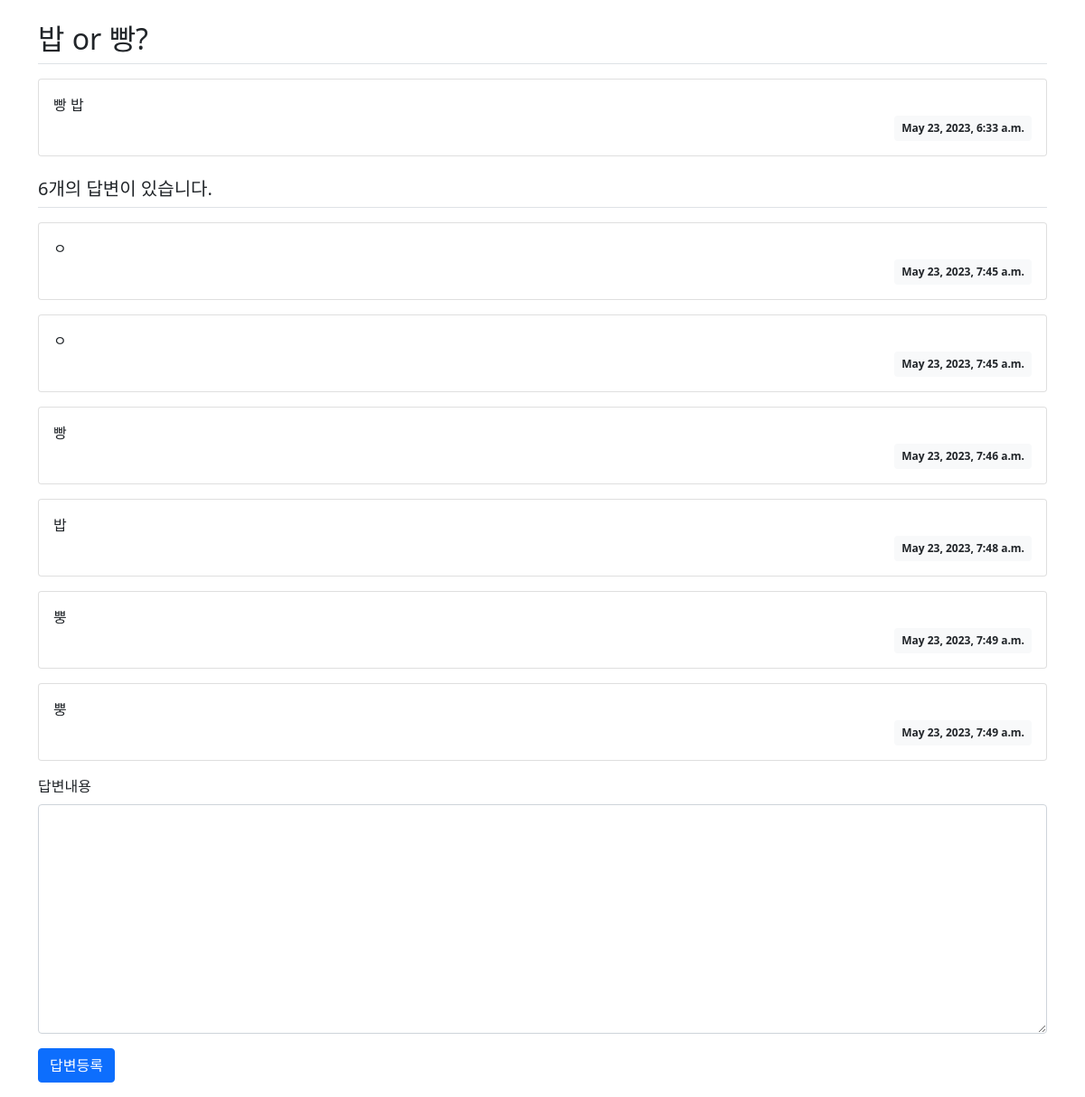
The app's page /1/, older data.
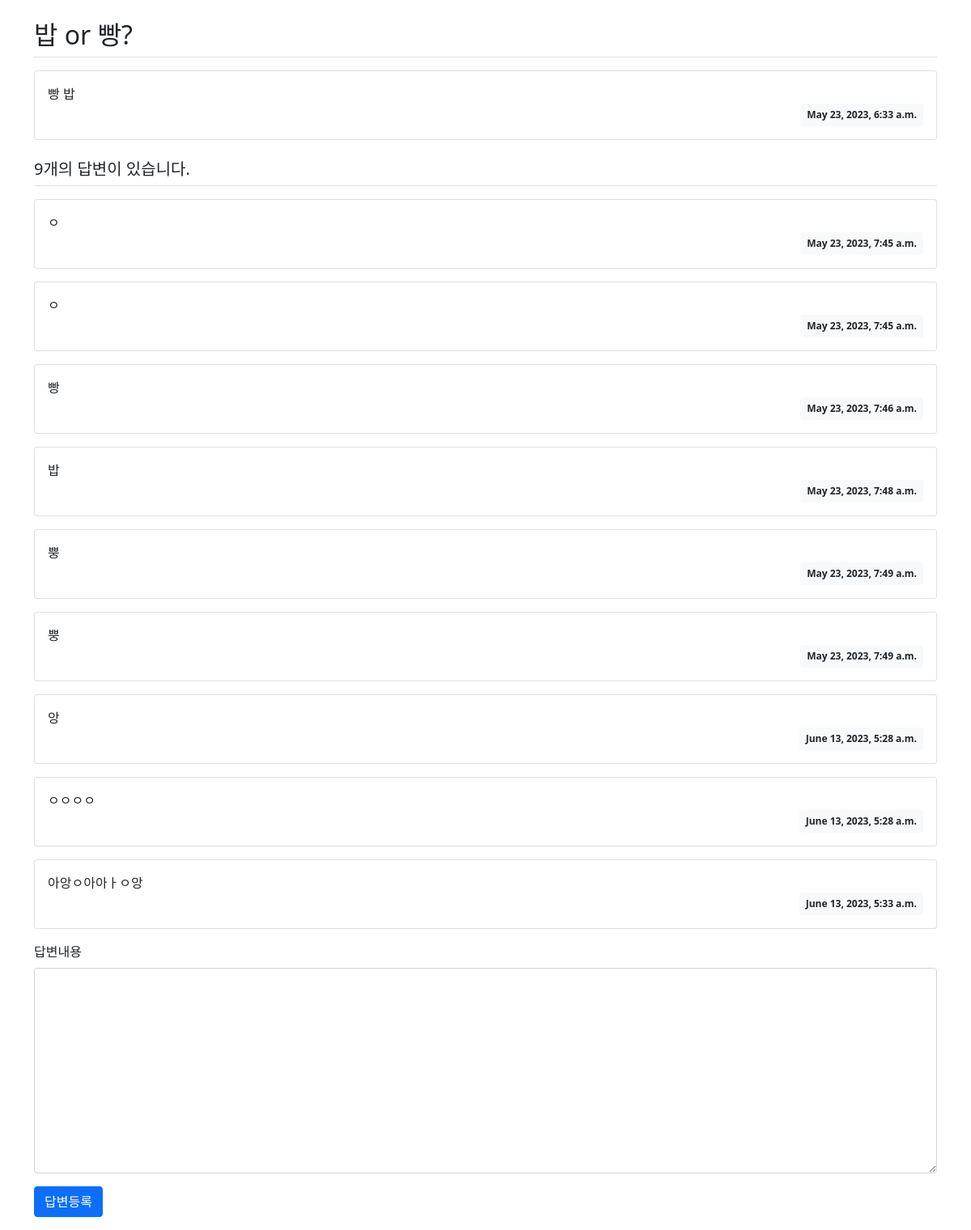
The same page, newer data.
### pybo/models.py (models this page shows)
class Question(models.Model):
    subject = models.CharField(max_length=200)
    content = models.TextField()
    create_date = models.DateTimeField()

class Answer(models.Model):
    question = models.ForeignKey(Question, on_delete=models.CASCADE)
    content = models.TextField()
    create_date = models.DateTimeField()

### pybo/views.py (the view)
# urls.py: path('<int:question_id>/', views.detail, name='detail'),
def detail(request, question_id):
    question = Question.objects.get(id=question_id)
    context = {'question': question}
    return render(request, 'pybo/question_detail.html', context)

### templates/pybo/question_detail.html (shortened to what this page needs)
{% extends 'base.html' %}
{% block content %}
<div class="container my-3">
    <h2 class="border-bottom py-2">{{ question.subject }}</h2>
    <div class="card my-3">
        <div class="card-body">
            <div class="card-text" style="white-space: pre-line;">{{ question.content }}</div>
            <div class="d-flex justify-content-end">
                <div class="badge bg-light text-dark p-2">
                    {{ question.create_date }}
                </div>
            </div>
        </div>
    </div>
    <h5 class="border-bottom my-3 py-2">{{question.answer_set.count}}개의 답변이 있습니다.</h5>
    {% for answer in question.answer_set.all %}
    <div class="card my-3">
        <div class="card-body">
            <div class="card-text" style="white-space: pre-line;">{{ answer.content }}</div>
            <div class="d-flex justify-content-end">
                <div class="badge bg-light text-dark p-2">
                    {{ answer.create_date }}
                </div>
            </div>
        </div>
    </div>
    {% endfor %}
    <form action="{% url 'pybo:answer_create' question.id %}" method="post" class="my-3">
        <div class="mb-3">
            <label for="content" class="form-label">답변내용</label>
            <textarea name="content" id="content" class="form-control" rows="10"></textarea>
        </div>
        <input type="submit" value="답변등록" class="btn btn-primary">
    </form>
</div>
{% endblock %}

### templates/base.html (shortened to what this page needs)
{% load static %}
<!doctype html>
<html lang="ko">
<head>
    <link rel="stylesheet" type="text/css" href="{% static 'bootstrap.min.css' %}">
    <link rel="stylesheet" type="text/css" href="{% static 'style.css' %}">
</head>
<body>
{% block content %}
{% endblock %}
</body>
</html>

Row changes from the older to the newer data that the page shows:
computed for Question "밥 or 빵?": answer_set.count "6" → "9"
added Answer: content "앙", create_date "June 13, 2023, 5:28 a.m."
added Answer: content "ㅇㅇㅇㅇ", create_date "June 13, 2023, 5:28 a.m."
added Answer: content "아앙ㅇ아아ㅏㅇ앙", create_date "June 13, 2023, 5:33 a.m."
